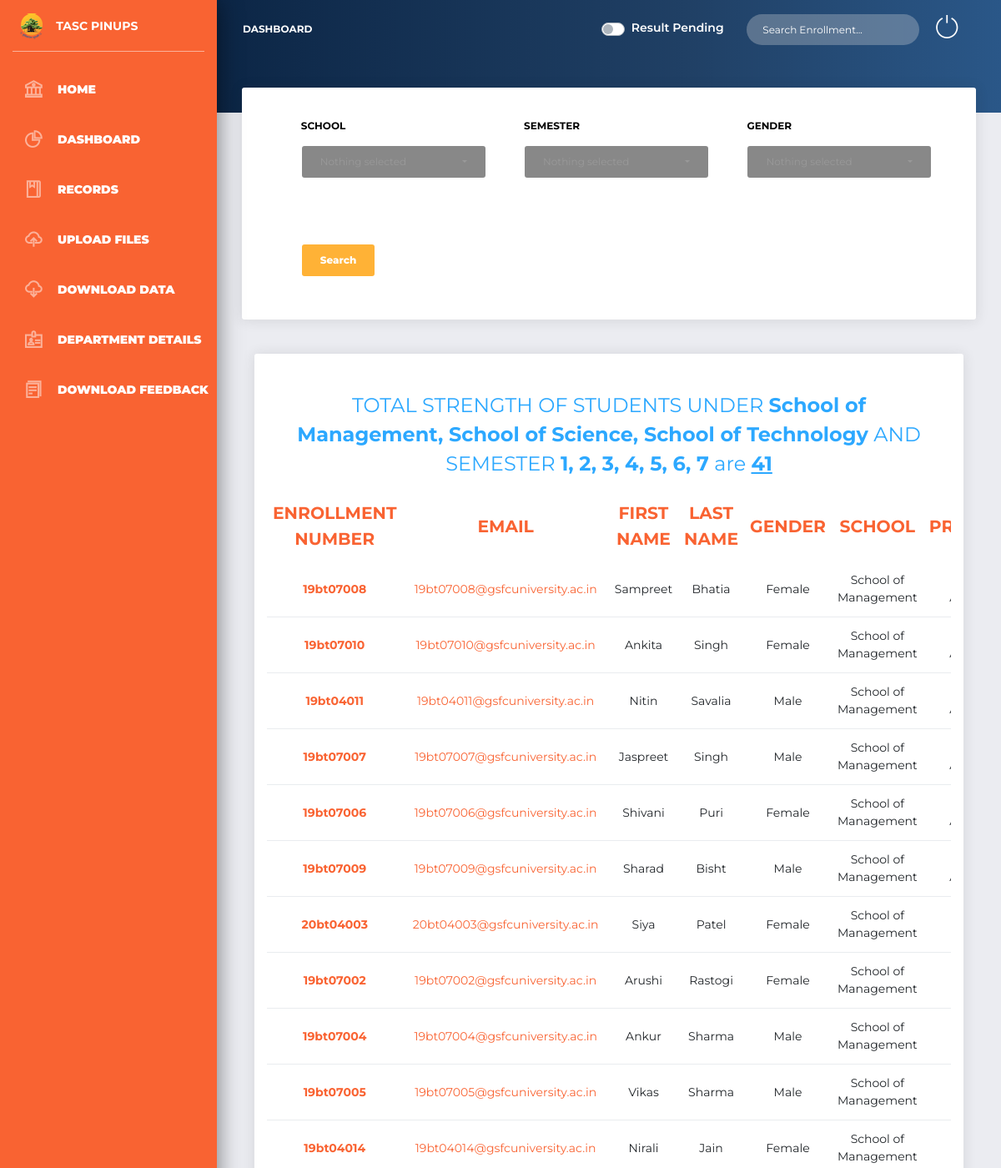
The page /university/adminpanel/records/ (signed in, upper part) on the database as committed earlier.
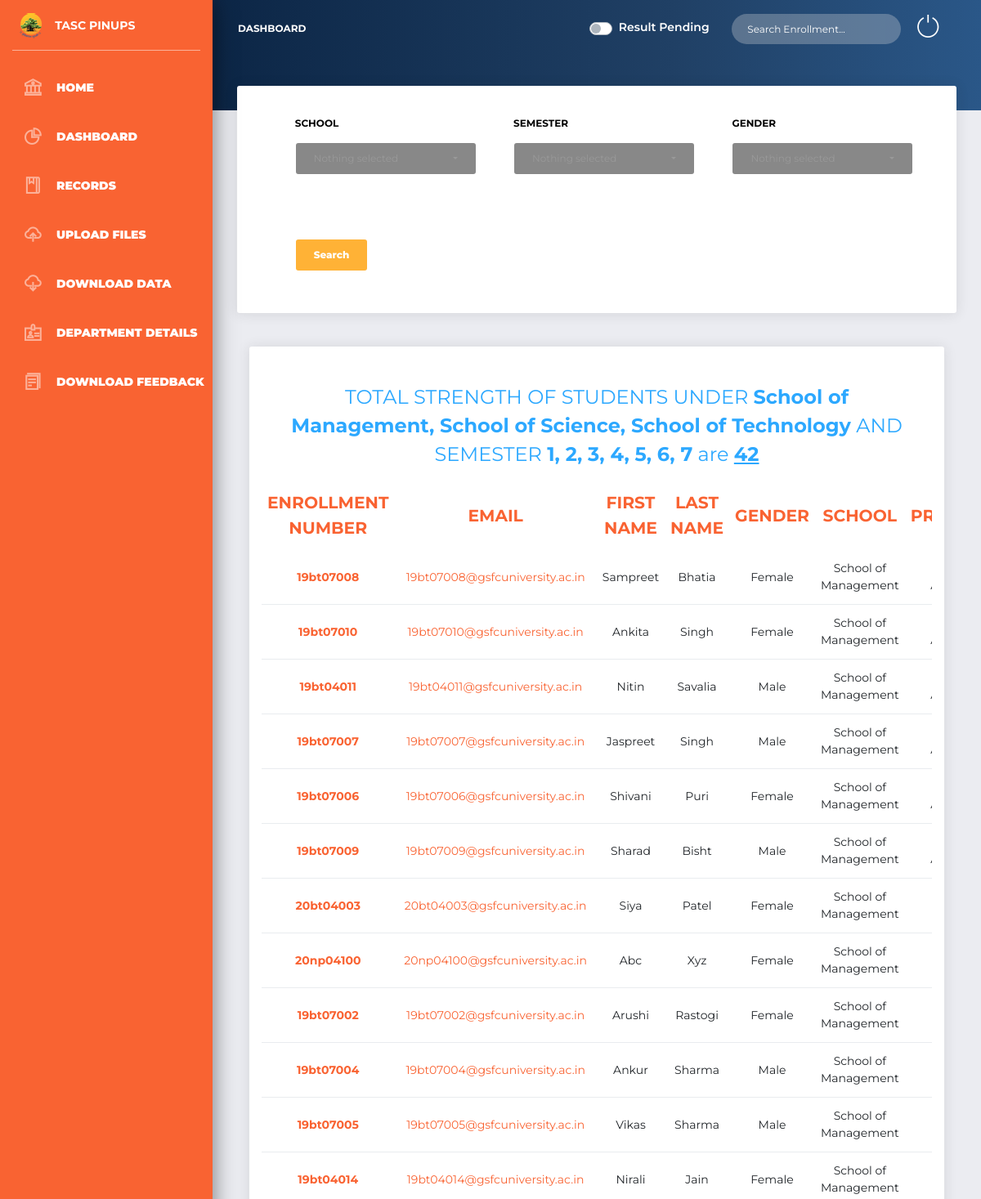
The same page on the database as committed later.
### ROOT/MCQ/models.py (models this page shows, shortened)
class UserRegistration(models.Model):
    FIRST_NAME = models.CharField(max_length=100)
    LAST_NAME = models.CharField(max_length=100)
    ENROLLMENT_NUMBER = models.CharField(max_length=1000)
    EMAIL = models.EmailField(max_length = 500)
    GENDER = models.CharField(max_length=10)
    SEMESTER = models.IntegerField()
    SCHOOL= models.CharField(max_length=100)
    PROGRAM= models.CharField(max_length=100)
    objects = DataFrameManager()

### ROOT/ADMINPANEL/views.py (the view, shortened to what this page needs)
# urls.py: path("records/", views.records, name='records'),
@login_required
def records(request):
    pageDictKey = 'records'
    registeredUsers = UserRegistration.objects.all().order_by("SCHOOL","PROGRAM", "SEMESTER", "ENROLLMENT_NUMBER")
    schoolHeader = list(set(registeredUsers.values_list("SCHOOL", flat=True)))
    semesterHeader = list(set(registeredUsers.values_list("SEMESTER", flat=True)))
    context={
    "SCHOL": staticVariables.SCHOL_LIST, # school list
    "registeredUsers":registeredUsers,
    "GNDR": staticVariables.GENDR_LIST, # program list
    "schoolHeader":', '.join(schoolHeader),
    "semesterHeader":', '.join([str(_) for _ in semesterHeader]),
    "totalStrength":registeredUsers.count(),
    "resultStat":get_result_status(),
    "pageDictKey":pageDictKey,
    }
    return render(request, ADMIN_PAGE_MAPPER.pageDict[pageDictKey], context)

### ROOT/ADMINPANEL/views.py (called while the page is built)
def get_result_status():
    try:
        resultStat = int(list(Declare_Result.objects.values_list("RESULT_STATUS", flat=True))[0])
    except:
        return 0
    return resultStat

### ROOT/MCQ/templatetags/my_filter.py (called while the page is built)
@register.filter(name='replace')
@stringfilter
def replace_var(value):
    return value.replace("_", ' ')

@register.filter(name='makelist')
@stringfilter
def list_gen(value):
    return value.split(" ")

### ROOT/templates/ADMIN_PANEL/records.html (shortened to what the changed rows need)
{% extends 'BASE_FILES/BaseAdmin.html' %}
{% load static %}
{% load my_filter %}
{% block adminContent %}
<link rel="stylesheet" href="{% static 'multiDropdown/bootstrap-select.min.css' %}">
<div class="content">
  <br>
      <div class="col-md-12">
        <div class="card card-chart">
          <div class="card-header ">
            <div class="row">
              <div class="col-sm-12">
                {% if totalStrength <= 1%}
                  <h4 class="text-center text-info col-sm-12">TOTAL STRENGTH OF STUDENTS UNDER <strong>{{schoolHeader|replace}}</strong> AND SEMESTER <strong>{{semesterHeader}}</strong>
                    is <strong> <u>{{totalStrength}}</u></strong>
                  </h4>
                {% else%}
                  <h4 class="text-center text-info col-sm-12">TOTAL STRENGTH OF STUDENTS UNDER <strong>{{schoolHeader|replace}}</strong> AND SEMESTER <strong>{{semesterHeader}}</strong>
                    are <strong> <u>{{totalStrength}}</u></strong>
                  </h4>
                {% endif %}
                <div class="table-responsive">
                  <table class="table">
                    <thead class="text-primary">
                      <th style="font-weight:700;">
                        ENROLLMENT NUMBER
                      </th>
                      <th style="font-weight:700;">
                        EMAIL
                      </th>
                      <th style="font-weight:700;">
                        FIRST NAME
                      </th>
                      <th style="font-weight:700;">
                        LAST NAME
                      </th>
                      <th style="font-weight:700;">
                        GENDER
                      </th>
                      <th style="font-weight:700;">
                        SCHOOL
                      </th>
                      <th style="font-weight:700;">
                        PROGRAM
                      </th>
                    </thead>
                    <tbody>
                      {% for data in registeredUsers %}
                        <tr>
                          <td style="font-weight:700;">
                            <a href="{% url 'ADMINPANEL:studentreport' data.ENROLLMENT_NUMBER %}">{{data.ENROLLMENT_NUMBER}}</a>
                          </td>
                          <td>
                            <a href="mailto:{{data.ENROLLMENT_NUMBER}}@gsfcuniversity.ac.in">{{data.ENROLLMENT_NUMBER}}@gsfcuniversity.ac.in</a>
                          </td>
                          <td>
                            {{data.FIRST_NAME}}
                          </td>
                          <td>
                            {{data.LAST_NAME}}
                          </td>
                          <td>
                            {{data.GENDER}}
                          </td>
                          <td>
                            {{data.SCHOOL|replace}}
                          </td>
                          <td>
                          </td>
                        </tr>
                      {% endfor %}
                    </tbody>
                  </table>
                </div>
              </div>
            </div>
            <br>
          </div>
        </div>
      </div>
</div>
{% endblock %}

Rows that differ between the two databases and show on the page:
added UserRegistration: ENROLLMENT_NUMBER "20np04100", FIRST_NAME "Abc", LAST_NAME "Xyz", GENDER "Female", SCHOOL "School of Management"
Other text that changed with them:
{{ totalStrength }}: "41" → "42"
